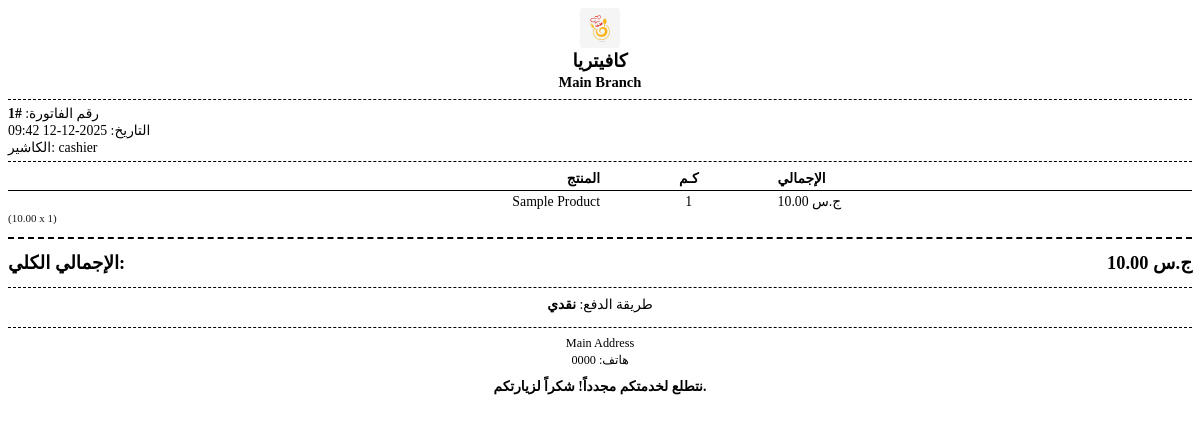
/generate_receipt.php?sale_id=1, run on the app's committed database.
### tables this page shows
CREATE TABLE `sales` (
  `sale_id` int(10) UNSIGNED NOT NULL,
  `total_amount` decimal(12,2) NOT NULL DEFAULT 0.00,
  `total_cost` decimal(12,2) NOT NULL DEFAULT 0.00,
  `status` enum('completed','cancelled','canceled') NOT NULL DEFAULT 'completed',
  `payment_method` varchar(100) DEFAULT 'نقدي',
  `sale_date` datetime NOT NULL DEFAULT current_timestamp(),
  `user_id` int(10) UNSIGNED NOT NULL,
  `branch_id` int(10) UNSIGNED DEFAULT NULL,
  `cancellation_date` datetime DEFAULT NULL,
  `canceled_by_user_id` int(10) UNSIGNED DEFAULT NULL,
  `cancellation_reason` text DEFAULT NULL
);

CREATE TABLE `branches` (
  `branch_id` int(10) UNSIGNED NOT NULL,
  `name` varchar(255) NOT NULL,
  `address` varchar(500) DEFAULT NULL,
  `phone` varchar(50) DEFAULT NULL,
  `created_at` datetime NOT NULL DEFAULT current_timestamp()
);

CREATE TABLE `users` (
  `user_id` int(10) UNSIGNED NOT NULL,
  `username` varchar(100) NOT NULL,
  `password_hash` varchar(255) NOT NULL,
  `role` enum('admin','cashier') NOT NULL DEFAULT 'cashier',
  `full_name` varchar(255) DEFAULT NULL,
  `is_active` tinyint(1) NOT NULL DEFAULT 1,
  `branch_id` int(10) UNSIGNED DEFAULT NULL,
  `created_at` datetime NOT NULL DEFAULT current_timestamp()
);

CREATE TABLE `sale_items` (
  `id` int(10) UNSIGNED NOT NULL,
  `sale_id` int(10) UNSIGNED NOT NULL,
  `product_id` int(10) UNSIGNED NOT NULL,
  `product_name` varchar(255) NOT NULL,
  `quantity` decimal(12,2) NOT NULL DEFAULT 0.00,
  `price` decimal(10,2) NOT NULL DEFAULT 0.00,
  `cost_price` decimal(10,2) NOT NULL DEFAULT 0.00,
  `sub_total` decimal(12,2) NOT NULL DEFAULT 0.00
);

### generate_receipt.php (the view, shortened to what this page needs)
<?php
require_once 'db_connect.php';
$sale_id = (int)$_GET['sale_id'];
$receipt_html = '';
try {
    $stmt_sale = $conn->prepare("
        SELECT
            s.total_amount, s.payment_method, s.sale_date, u.username, s.branch_id, b.name AS branch_name, b.address AS branch_address, b.phone AS branch_phone
        FROM
            sales s
        JOIN
            users u ON s.user_id = u.user_id
        LEFT JOIN
            branches b ON s.branch_id = b.branch_id
        WHERE
            s.sale_id = ?
    ");
    $stmt_sale->bind_param("i", $sale_id);
    $stmt_sale->execute();
    $result_sale = $stmt_sale->get_result();
    $sale_details = $result_sale->fetch_assoc();
    $stmt_items = $conn->prepare("
        SELECT
            product_name, quantity, price, sub_total, cost_price
        FROM
            sale_items
        WHERE
            sale_id = ?
    ");
    $stmt_items->bind_param("i", $sale_id);
    $stmt_items->execute();
    $result_items = $stmt_items->get_result();
    $items = [];
    while ($row = $result_items->fetch_assoc()) {
        $items[] = $row;
    }
    $receipt_html .= '
    <style>
        /* أنماط أساسية لطباعة الإيصالات الحرارية */
        .receipt { width: 100%; border-collapse: collapse; }
        .receipt td, .receipt th { padding: 0; text-align: right; }
        .center { text-align: center; }
        /* إخفاء معلومات التكلفة في طباعة الإيصال إن وجدت */
        .cost-info { display: none; }
    </style>
    ';
    $receipt_html .= '
        <div class="receipt-container" style="width: 100%; font-size: 11.5pt;">
            <div style="display: flex; align-items: center; justify-content: center; flex-direction: column; margin-bottom: 5px; gap: 4px; border-bottom: 1px dashed #000; padding-bottom: 8px;">
                <img src="' . RESTAURANT_LOGO_URL . '" alt="' . RESTAURANT_NAME . ' Logo"
                    style="width: 40px; height: 40px; object-fit: cover; border-radius: 4px;">
                <h3 style="margin: 0; font-size: 1.2em; line-height: 1;">' . RESTAURANT_NAME . '</h3>
                ' . (empty($sale_details['branch_name']) ? '' : '<div style="font-size: 0.95em; font-weight:bold">' . htmlspecialchars($sale_details['branch_name']) . '</div>') . '
            </div>
            <p style="font-size: 0.9em; margin: 5px 0 0 0;">
                رقم الفاتورة: <strong>#' . $sale_id . '</strong> <br>
                التاريخ: ' . date('Y-m-d H:i', strtotime($sale_details['sale_date'])) . ' <br>
                الكاشير: ' . htmlspecialchars($sale_details['username']) . '
            </p>
            <hr style="border: none; border-top: 1px dashed #000; margin: 5px 0;">
            <table class="receipt" style="width: 100%; border-collapse: collapse; font-size: 0.9em;">
                <thead>
                    <tr style="border-bottom: 1px solid #000; font-weight: bold;">
                        <th style="width: 50%; text-align: right; padding: 3px 0;">المنتج</th>
                        <th style="width: 15%; text-align: center; padding: 3px 0;">كـم</th>
                        <th style="width: 35%; text-align: left; padding: 3px 0;">الإجمالي</th>
                    </tr>
                </thead>
                <tbody>';
                    foreach ($items as $item) {
                        $receipt_html .= '
                            <tr>
                                <td style="text-align: right; padding: 2px 0;">' . htmlspecialchars($item['product_name']) . '</td>
                                <td style="text-align: center; padding: 2px 0;">' . number_format($item['quantity'], 0) . '</td>
                                <td style="text-align: left; padding: 2px 0;">' . number_format($item['sub_total'], 2) . ' ج.س</td>
                            </tr>
                            <tr style="font-size: 0.8em; opacity: 0.9;">
                                <td colspan="3" style="text-align: left; padding: 0 0 5px 0;">
                                    (' . number_format($item['price'], 2) . ' x ' . number_format($item['quantity'], 0) . ')
                                </td>
                            </tr>';
                    }
    $receipt_html .= '
                </tbody>
            </table>
            <hr style="border: none; border-top: 2px dashed #000; margin: 8px 0;">
            <div class="total-row" style="padding: 5px 0; font-weight: bold; font-size: 1.2em; display: flex; justify-content: space-between;">
                <span>الإجمالي الكلي:</span>
                <span>' . number_format($sale_details['total_amount'], 2) . ' ج.س</span>
            </div>
            <hr style="border: none; border-top: 1px dashed #000; margin: 8px 0;">
            <p style="font-size: 0.9em; text-align: center; margin-top: 5px;">طريقة الدفع: <strong>' . htmlspecialchars($sale_details['payment_method']) . '</strong></p>
            <hr style="border: none; border-top: 1px dashed #000; margin: 8px 0;">
                <p class="center" style="font-size: 0.8em; margin: 2px 0;">' . (!empty($sale_details['branch_address']) ? htmlspecialchars($sale_details['branch_address']) : RESTAURANT_ADDRESS) . '</p>
                <p class="center" style="font-size: 0.8em; margin: 2px 0;">هاتف: ' . (!empty($sale_details['branch_phone']) ? htmlspecialchars($sale_details['branch_phone']) : RESTAURANT_PHONE) . '</p>
            <h4 class="center" style="margin-top: 10px; margin-bottom: 5px; font-size: 0.9em;">' . RESTAURANT_FOOTER_MESSAGE . '</h4>
        </div>
    ';
} catch (Exception $e) {
    error_log("Receipt Generation Error: " . $e->getMessage());
    $receipt_html = '<div class="center" style="color: red;">تعذر توليد الفاتورة: ' . $e->getMessage() . '</div>';
}
echo $receipt_html;
?>

### generate_receipt.php (style rules this page uses)
.receipt { width: 100%; border-collapse: collapse; }
.receipt td, .receipt th { padding: 0; text-align: right; }
.center { text-align: center; }

### data on the page
sales: branch.name "Main Branch", sale_date "2025-12-12 09:42", user.username "cashier", total_amount "10.00", payment_method "نقدي", branch.address "Main Address", branch.phone "0000"
sale_items: product_name "Sample Product", quantity "1", sub_total "10.00", price "10.00"

### other printed values
RESTAURANT_NAME "كافيتريا"
$sale_id "1"
RESTAURANT_FOOTER_MESSAGE "نتطلع لخدمتكم مجدداً! شكراً لزيارتكم."
